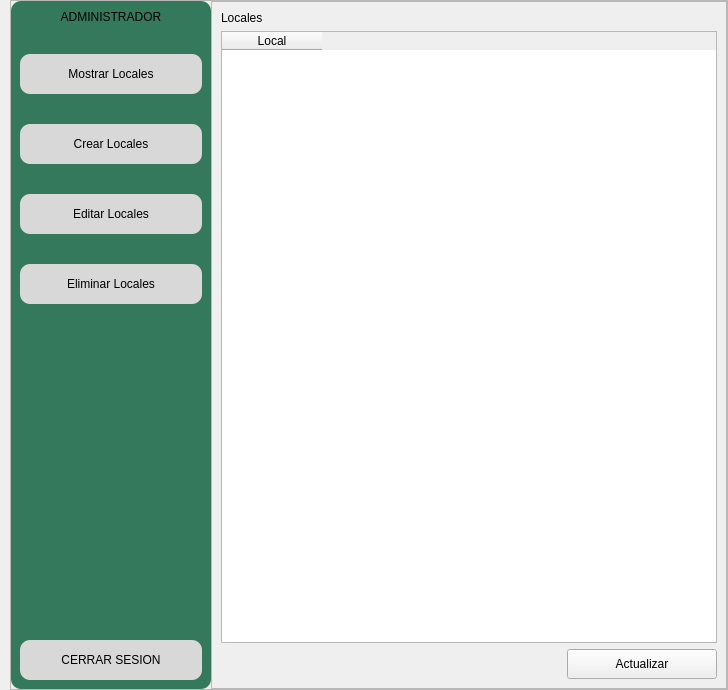
         <widget class="QWidget" name="pgMostrarLocalAdmin">
          <layout class="QHBoxLayout" name="horizontalLayout_29">
           <property name="spacing">
            <number>0</number>
           </property>
           <property name="leftMargin">
            <number>10</number>
           </property>
           <property name="topMargin">
            <number>0</number>
           </property>
           <property name="rightMargin">
            <number>0</number>
           </property>
           <property name="bottomMargin">
            <number>0</number>
           </property>
           <item>
            <widget class="QFrame" name="frame_24">
             <property name="frameShape">
              <enum>QFrame::StyledPanel</enum>
             </property>
             <property name="frameShadow">
              <enum>QFrame::Raised</enum>
             </property>
             <layout class="QHBoxLayout" name="horizontalLayout_27">
              <property name="spacing">
               <number>0</number>
              </property>
              <property name="leftMargin">
               <number>0</number>
              </property>
              <property name="topMargin">
               <number>0</number>
              </property>
              <property name="rightMargin">
               <number>0</number>
              </property>
              <property name="bottomMargin">
               <number>0</number>
              </property>
              <item>
               <widget class="QFrame" name="frame_25">
                <property name="minimumSize">
                 <size>
                  <width>200</width>
                  <height>0</height>
                 </size>
                </property>
                <property name="maximumSize">
                 <size>
                  <width>200</width>
                  <height>16777215</height>
                 </size>
                </property>
                <property name="styleSheet">
                 <string notr="true">background-color: #35795c;
border-radius:10px;</string>
                </property>
                <property name="frameShape">
                 <enum>QFrame::StyledPanel</enum>
                </property>
                <property name="frameShadow">
                 <enum>QFrame::Raised</enum>
                </property>
                <layout class="QVBoxLayout" name="verticalLayout_23">
                 <property name="spacing">
                  <number>30</number>
                 </property>
                 <item>
                  <widget class="QLabel" name="label_27">
                   <property name="styleSheet">
                    <string notr="true">font: 87 11pt &quot;Arial Black&quot;;</string>
                   </property>
                   <property name="text">
                    <string>ADMINISTRADOR</string>
                   </property>
                   <property name="alignment">
                    <set>Qt::AlignCenter</set>
                   </property>
                  </widget>
                 </item>
                 <item>
                  <widget class="QPushButton" name="btnMostrarLocalAdmin1">
                   <property name="minimumSize">
                    <size>
                     <width>0</width>
                     <height>40</height>
                    </size>
                   </property>
                   <property name="styleSheet">
                    <string notr="true">QPushButton{
background-color: #d8d8d9;
font: 87 10pt &quot;Arial Black&quot;;
color: rgb(0, 0, 0);
border-radius:10px;

}

QPushButton:hover{
background-color: #c8c8c9;
color: rgb(0, 0, 0);
border-radius:10px;
}</string>
                   </property>
                   <property name="text">
                    <string>Mostrar Locales</string>
                   </property>
                  </widget>
                 </item>
                 <item>
                  <widget class="QPushButton" name="btnCrearLocalAdmin1">
                   <property name="minimumSize">
                    <size>
                     <width>0</width>
                     <height>40</height>
                    </size>
                   </property>
                   <property name="styleSheet">
                    <string notr="true">QPushButton{
background-color: #d8d8d9;
font: 87 10pt &quot;Arial Black&quot;;
color: rgb(0, 0, 0);
border-radius:10px;

}

QPushButton:hover{
background-color: #c8c8c9;
color: rgb(0, 0, 0);
border-radius:10px;
}</string>
                   </property>
                   <property name="text">
                    <string>Crear Locales</string>
                   </property>
                  </widget>
                 </item>
                 <item>
                  <widget class="QPushButton" name="btnEditarLocalAdmin1">
                   <property name="minimumSize">
                    <size>
                     <width>0</width>
                     <height>40</height>
                    </size>
                   </property>
                   <property name="styleSheet">
                    <string notr="true">QPushButton{
background-color: #d8d8d9;
font: 87 10pt &quot;Arial Black&quot;;
color: rgb(0, 0, 0);
border-radius:10px;

}

QPushButton:hover{
background-color: #c8c8c9;
color: rgb(0, 0, 0);
border-radius:10px;
}</string>
                   </property>
                   <property name="text">
                    <string>Editar Locales</string>
                   </property>
                  </widget>
                 </item>
                 <item>
                  <widget class="QPushButton" name="btnEliminarLocalAdmin1">
                   <property name="minimumSize">
                    <size>
                     <width>0</width>
                     <height>40</height>
                    </size>
                   </property>
                   <property name="styleSheet">
                    <string notr="true">QPushButton{
background-color: #d8d8d9;
font: 87 10pt &quot;Arial Black&quot;;
color: rgb(0, 0, 0);
border-radius:10px;

}

QPushButton:hover{
background-color: #c8c8c9;
color: rgb(0, 0, 0);
border-radius:10px;
}</string>
                   </property>
                   <property name="text">
                    <string>Eliminar Locales</string>
                   </property>
                  </widget>
                 </item>
                 <item>
                  <spacer name="verticalSpacer_34">
                   <property name="orientation">
                    <enum>Qt::Vertical</enum>
                   </property>
                   <property name="sizeHint" stdset="0">
                    <size>
                     <width>20</width>
                     <height>306</height>
                    </size>
                   </property>
                  </spacer>
                 </item>
                 <item>
                  <widget class="QPushButton" name="btnCerrarSesionAdmin1_5">
                   <property name="minimumSize">
                    <size>
                     <width>0</width>
                     <height>40</height>
                    </size>
                   </property>
                   <property name="styleSheet">
                    <string notr="true">QPushButton{
background-color: #d8d8d9;
font: 87 9pt &quot;Arial Black&quot;;
color: rgb(0, 0, 0);
border-radius:10px;

}

QPushButton:hover{
background-color: #c8c8c9;
color: rgb(0, 0, 0);
border-radius:10px;
}</string>
                   </property>
                   <property name="text">
                    <string>CERRAR SESION</string>
                   </property>
                   <property name="icon">
                    <iconset>
                     <normaloff>Imagenes/logo cerrar sesion.png</normaloff>Imagenes/logo cerrar sesion.png</iconset>
                   </property>
                  </widget>
                 </item>
                </layout>
               </widget>
              </item>
              <item>
               <widget class="QFrame" name="frame_26">
                <property name="frameShape">
                 <enum>QFrame::StyledPanel</enum>
                </property>
                <property name="frameShadow">
                 <enum>QFrame::Raised</enum>
                </property>
                <layout class="QVBoxLayout" name="verticalLayout_21">
                 <item>
                  <widget class="QLabel" name="label_30">
                   <property name="styleSheet">
                    <string notr="true">font: 87 16pt &quot;Arial Black&quot;;</string>
                   </property>
                   <property name="text">
                    <string>Locales</string>
                   </property>
                  </widget>
                 </item>
                 <item>
                  <widget class="QTableWidget" name="tableLocalesAdmin">
                   <column>
                    <property name="text">
                     <string>Local</string>
                    </property>
                   </column>
                  </widget>
                 </item>
                 <item>
                  <layout class="QHBoxLayout" name="horizontalLayout_28">
                   <item>
                    <widget class="QLabel" name="labelInfoMostrarLocalesAdmin">
                     <property name="minimumSize">
                      <size>
                       <width>300</width>
                       <height>30</height>
                      </size>
                     </property>
                     <property name="styleSheet">
                      <string notr="true">font: 87 10pt &quot;Arial Black&quot;;</string>
                     </property>
                     <property name="text">
                      <string/>
                     </property>
                    </widget>
                   </item>
                   <item>
                    <spacer name="horizontalSpacer_15">
                     <property name="orientation">
                      <enum>Qt::Horizontal</enum>
                     </property>
                     <property name="sizeHint" stdset="0">
                      <size>
                       <width>40</width>
                       <height>20</height>
                      </size>
                     </property>
                    </spacer>
                   </item>
                   <item>
                    <widget class="QPushButton" name="btnActualizarTablaLocalesAdmin">
                     <property name="minimumSize">
                      <size>
                       <width>150</width>
                       <height>30</height>
                      </size>
                     </property>
                     <property name="maximumSize">
                      <size>
                       <width>150</width>
                       <height>30</height>
                      </size>
                     </property>
                     <property name="styleSheet">
                      <string notr="true">font: 87 13pt &quot;Arial Black&quot;;
color: rgb(0, 0, 0);</string>
                     </property>
                     <property name="text">
                      <string>Actualizar</string>
                     </property>
                    </widget>
                   </item>
                  </layout>
                 </item>
                </layout>
               </widget>
              </item>
             </layout>
            </widget>
           </item>
          </layout>
         </widget>
